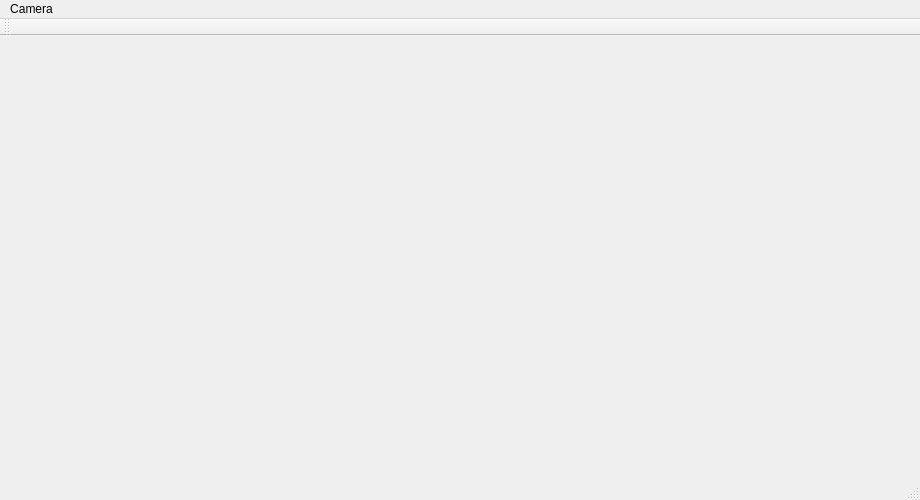
<?xml version="1.0" encoding="UTF-8"?>
<ui version="4.0">
 <class>bassma::QSimulator</class>
 <widget class="QMainWindow" name="bassma::QSimulator">
  <property name="geometry">
   <rect>
    <x>0</x>
    <y>0</y>
    <width>920</width>
    <height>500</height>
   </rect>
  </property>
  <property name="windowTitle">
   <string>QSimulator</string>
  </property>
  <widget class="QWidget" name="centralWidget">
   <layout class="QGridLayout" name="gridLayout">
    <item row="0" column="0">
     <layout class="QHBoxLayout" name="horizontalLayoutLeft">
      <item>
       <widget class="bassma::QIrrlichtWidget" name="irrlichtViewer" native="true"/>
      </item>
     </layout>
    </item>
    <item row="0" column="1">
     <layout class="QHBoxLayout" name="horizontalLayoutRight">
      <item>
       <widget class="bassma::QOpenCVWidget" name="openCVviewer" native="true"/>
      </item>
     </layout>
    </item>
   </layout>
  </widget>
  <widget class="QMenuBar" name="menuBar">
   <property name="geometry">
    <rect>
     <x>0</x>
     <y>0</y>
     <width>934</width>
     <height>21</height>
    </rect>
   </property>
   <widget class="QMenu" name="menuStart">
    <property name="title">
     <string>Camera</string>
    </property>
    <addaction name="actionStart"/>
   </widget>
   <addaction name="menuStart"/>
  </widget>
  <widget class="QToolBar" name="mainToolBar">
   <attribute name="toolBarArea">
    <enum>TopToolBarArea</enum>
   </attribute>
   <attribute name="toolBarBreak">
    <bool>false</bool>
   </attribute>
  </widget>
  <widget class="QStatusBar" name="statusBar"/>
  <action name="actionStart">
   <property name="text">
    <string>Start</string>
   </property>
  </action>
 </widget>
 <layoutdefault spacing="6" margin="11"/>
 <customwidgets>
  <customwidget>
   <class>bassma::QOpenCVWidget</class>
   <extends>QWidget</extends>
   <header>QOpenCVWidget.h</header>
   <container>1</container>
  </customwidget>
  <customwidget>
   <class>bassma::QIrrlichtWidget</class>
   <extends>QWidget</extends>
   <header>QIrrlichtWidget.h</header>
   <container>1</container>
  </customwidget>
 </customwidgets>
 <resources/>
 <connections/>
</ui>
